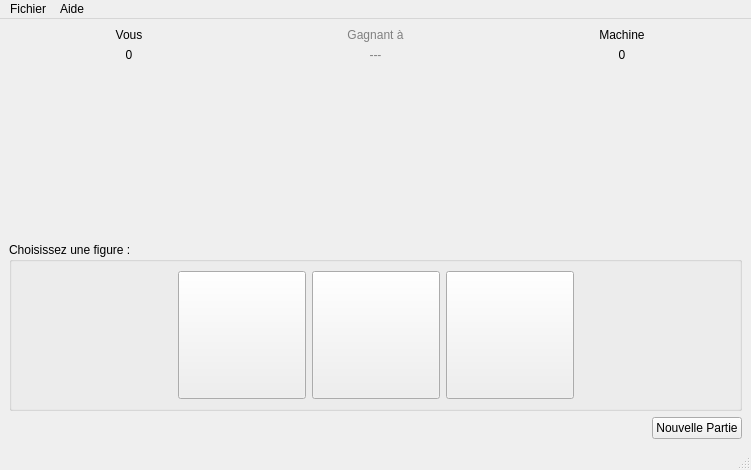
<?xml version="1.0" encoding="UTF-8"?>
<ui version="4.0">
 <class>ChifoumiVue</class>
 <widget class="QMainWindow" name="ChifoumiVue">
  <property name="geometry">
   <rect>
    <x>0</x>
    <y>0</y>
    <width>751</width>
    <height>470</height>
   </rect>
  </property>
  <property name="windowTitle">
   <string>ChifoumiVue</string>
  </property>
  <widget class="QWidget" name="centralwidget">
   <layout class="QHBoxLayout" name="horizontalLayout_3">
    <item>
     <layout class="QVBoxLayout" name="verticalLayout">
      <item>
       <layout class="QGridLayout" name="gridLayout">
        <item row="2" column="0">
         <widget class="QLabel" name="lCoupJoueur">
          <property name="text">
           <string/>
          </property>
          <property name="pixmap">
           <pixmap resource="images_chifoumi.qrc">:/ImagesChifoumi/images/rien_115.png</pixmap>
          </property>
          <property name="alignment">
           <set>Qt::AlignCenter</set>
          </property>
         </widget>
        </item>
        <item row="2" column="2">
         <widget class="QLabel" name="lCoupMachine">
          <property name="text">
           <string/>
          </property>
          <property name="pixmap">
           <pixmap resource="images_chifoumi.qrc">:/ImagesChifoumi/images/rien_115.png</pixmap>
          </property>
          <property name="alignment">
           <set>Qt::AlignCenter</set>
          </property>
         </widget>
        </item>
        <item row="0" column="0">
         <widget class="QLabel" name="lNomJoueur">
          <property name="text">
           <string>Vous</string>
          </property>
          <property name="alignment">
           <set>Qt::AlignCenter</set>
          </property>
         </widget>
        </item>
        <item row="0" column="2">
         <widget class="QLabel" name="lNomMachine">
          <property name="text">
           <string>Machine</string>
          </property>
          <property name="alignment">
           <set>Qt::AlignCenter</set>
          </property>
         </widget>
        </item>
        <item row="1" column="2">
         <widget class="QLabel" name="lScoreMachine">
          <property name="text">
           <string>0</string>
          </property>
          <property name="alignment">
           <set>Qt::AlignCenter</set>
          </property>
         </widget>
        </item>
        <item row="1" column="0">
         <widget class="QLabel" name="lScoreJoueur">
          <property name="text">
           <string>0</string>
          </property>
          <property name="alignment">
           <set>Qt::AlignCenter</set>
          </property>
         </widget>
        </item>
        <item row="2" column="1">
         <widget class="QLabel" name="label_5">
          <property name="text">
           <string/>
          </property>
          <property name="pixmap">
           <pixmap resource="images_chifoumi.qrc">:/ImagesChifoumi/images/versus_70.png</pixmap>
          </property>
          <property name="alignment">
           <set>Qt::AlignCenter</set>
          </property>
         </widget>
        </item>
        <item row="0" column="1">
         <widget class="QLabel" name="label">
          <property name="styleSheet">
           <string notr="true">color : grey;</string>
          </property>
          <property name="text">
           <string>Gagnant à</string>
          </property>
          <property name="alignment">
           <set>Qt::AlignCenter</set>
          </property>
         </widget>
        </item>
        <item row="1" column="1">
         <widget class="QLabel" name="lScoreObjectif">
          <property name="styleSheet">
           <string notr="true">color : grey;</string>
          </property>
          <property name="text">
           <string>---</string>
          </property>
          <property name="alignment">
           <set>Qt::AlignCenter</set>
          </property>
         </widget>
        </item>
       </layout>
      </item>
      <item>
       <spacer name="verticalSpacer">
        <property name="orientation">
         <enum>Qt::Vertical</enum>
        </property>
        <property name="sizeHint" stdset="0">
         <size>
          <width>20</width>
          <height>40</height>
         </size>
        </property>
       </spacer>
      </item>
      <item>
       <widget class="QGroupBox" name="groupBox">
        <property name="title">
         <string>Choisissez une figure :</string>
        </property>
        <layout class="QHBoxLayout" name="horizontalLayout_2">
         <item>
          <spacer name="horizontalSpacer_2">
           <property name="orientation">
            <enum>Qt::Horizontal</enum>
           </property>
           <property name="sizeHint" stdset="0">
            <size>
             <width>40</width>
             <height>20</height>
            </size>
           </property>
          </spacer>
         </item>
         <item>
          <widget class="QPushButton" name="bPierre">
           <property name="enabled">
            <bool>true</bool>
           </property>
           <property name="minimumSize">
            <size>
             <width>128</width>
             <height>128</height>
            </size>
           </property>
           <property name="maximumSize">
            <size>
             <width>128</width>
             <height>128</height>
            </size>
           </property>
           <property name="cursor">
            <cursorShape>PointingHandCursor</cursorShape>
           </property>
           <property name="text">
            <string/>
           </property>
           <property name="icon">
            <iconset resource="images_chifoumi.qrc">
             <normaloff>:/ImagesChifoumi/images/pierre_115.png</normaloff>:/ImagesChifoumi/images/pierre_115.png</iconset>
           </property>
           <property name="iconSize">
            <size>
             <width>128</width>
             <height>128</height>
            </size>
           </property>
          </widget>
         </item>
         <item>
          <widget class="QPushButton" name="bPapier">
           <property name="enabled">
            <bool>true</bool>
           </property>
           <property name="minimumSize">
            <size>
             <width>128</width>
             <height>128</height>
            </size>
           </property>
           <property name="maximumSize">
            <size>
             <width>128</width>
             <height>128</height>
            </size>
           </property>
           <property name="cursor">
            <cursorShape>PointingHandCursor</cursorShape>
           </property>
           <property name="text">
            <string/>
           </property>
           <property name="icon">
            <iconset resource="images_chifoumi.qrc">
             <normaloff>:/ImagesChifoumi/images/papier_115.png</normaloff>:/ImagesChifoumi/images/papier_115.png</iconset>
           </property>
           <property name="iconSize">
            <size>
             <width>128</width>
             <height>128</height>
            </size>
           </property>
          </widget>
         </item>
         <item>
          <widget class="QPushButton" name="bCiseau">
           <property name="enabled">
            <bool>true</bool>
           </property>
           <property name="minimumSize">
            <size>
             <width>128</width>
             <height>128</height>
            </size>
           </property>
           <property name="maximumSize">
            <size>
             <width>128</width>
             <height>128</height>
            </size>
           </property>
           <property name="cursor">
            <cursorShape>PointingHandCursor</cursorShape>
           </property>
           <property name="text">
            <string/>
           </property>
           <property name="icon">
            <iconset resource="images_chifoumi.qrc">
             <normaloff>:/ImagesChifoumi/images/ciseau_115.png</normaloff>:/ImagesChifoumi/images/ciseau_115.png</iconset>
           </property>
           <property name="iconSize">
            <size>
             <width>128</width>
             <height>128</height>
            </size>
           </property>
          </widget>
         </item>
         <item>
          <spacer name="horizontalSpacer_3">
           <property name="orientation">
            <enum>Qt::Horizontal</enum>
           </property>
           <property name="sizeHint" stdset="0">
            <size>
             <width>40</width>
             <height>20</height>
            </size>
           </property>
          </spacer>
         </item>
        </layout>
       </widget>
      </item>
      <item>
       <layout class="QHBoxLayout" name="horizontalLayout">
        <item>
         <spacer name="horizontalSpacer">
          <property name="orientation">
           <enum>Qt::Horizontal</enum>
          </property>
          <property name="sizeHint" stdset="0">
           <size>
            <width>40</width>
            <height>20</height>
           </size>
          </property>
         </spacer>
        </item>
        <item>
         <widget class="QPushButton" name="bNouvellePartie">
          <property name="text">
           <string>Nouvelle Partie</string>
          </property>
         </widget>
        </item>
       </layout>
      </item>
     </layout>
    </item>
   </layout>
  </widget>
  <widget class="QMenuBar" name="menubar">
   <property name="geometry">
    <rect>
     <x>0</x>
     <y>0</y>
     <width>751</width>
     <height>21</height>
    </rect>
   </property>
   <widget class="QMenu" name="menuFichier">
    <property name="title">
     <string>Fichier</string>
    </property>
    <addaction name="actionQuitter"/>
   </widget>
   <widget class="QMenu" name="menuAide">
    <property name="title">
     <string>Aide</string>
    </property>
    <addaction name="actionA_propos_de_l_application"/>
   </widget>
   <addaction name="menuFichier"/>
   <addaction name="menuAide"/>
  </widget>
  <widget class="QStatusBar" name="statusbar"/>
  <action name="actionQuitter">
   <property name="text">
    <string>Quitter</string>
   </property>
   <property name="shortcut">
    <string>Alt+F3</string>
   </property>
  </action>
  <action name="actionA_propos_de_l_application">
   <property name="text">
    <string>A propos de l'application</string>
   </property>
   <property name="shortcut">
    <string>F1</string>
   </property>
  </action>
 </widget>
 <resources>
  <include location="images_chifoumi.qrc"/>
 </resources>
 <connections/>
</ui>
